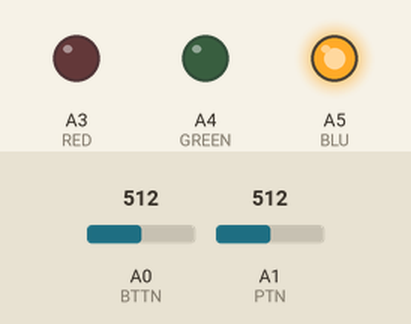
Simulated run of this sketch. Board: Arduino Uno, built with avr-gcc and run on an emulated ATmega328P. On the bench: output pins drawn as LEDs (lit = HIGH). The inputs (shaded band) are chosen by the test bench; at power-on: A0 (BTTN) = 512, A1 (PTN) = 512. What the sketch prints to the serial monitor is not drawn.

Above: at 0.01 s.
At 1.6 s:
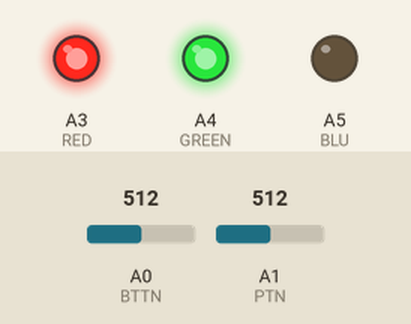
At 2.1 s:
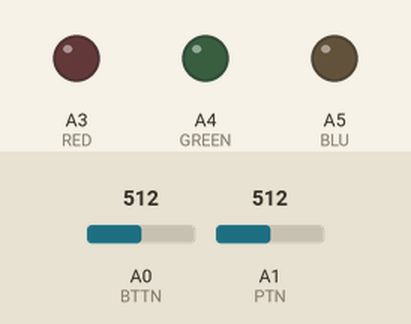
Timing chart, 0 to 3.6 s (numbered marks = the images above):
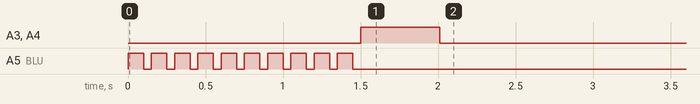

The sketch:

semi_wizard_for_testing.ino
```cpp
int RED = A3;
int GREEN = A4;
int BLU = A5;

int BTTN = A0;
int PTN = A1;

unsigned long bttnDispStartTime = 0;
unsigned long BTTN_DISPLAY_MAX_MILLIS = 2000;

void setup() {

  Serial.begin(9600);

  pinMode(RED, OUTPUT);
  analogWrite(RED, 0);

  pinMode(GREEN, OUTPUT);
  analogWrite(GREEN, 0);

  pinMode(BLU, OUTPUT);
  analogWrite(BLU, 0);

  pinMode(BTTN, INPUT);
  pinMode(PTN, INPUT);

  for(int i = 0; i < 10; i++) {
    analogWrite(BLU, 1024);
    delay(100);
    analogWrite(BLU, 0);
    delay(50);
  }
}

void loop() {

  unsigned long currTime = millis();
  // put your main code here, to run repeatedly:
  int ptnVal = analogRead(PTN);
  int pressState = analogRead(BTTN);

  Serial.println(ptnVal);
  // delay(1000);

  if (pressState > 1000) {
    bttnDispStartTime = currTime;
  }

  if (bttnDispStartTime + BTTN_DISPLAY_MAX_MILLIS > currTime) {
    analogWrite(RED, 1023 - ptnVal);
    analogWrite(GREEN, ptnVal);
  } else {
    analogWrite(RED, 0);
    analogWrite(GREEN, 0);
  }
}
```

Measured:
- by itself, A3 (RED), A4 (GREEN): LOW → HIGH at 1.5 s, → LOW 0.51 s later
